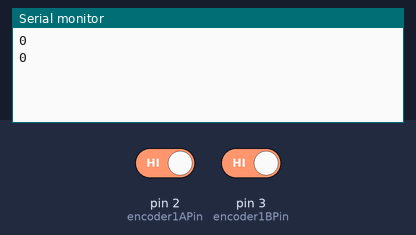
The sketch below on a simulated Arduino Nano, built with avr-gcc and run on an emulated ATmega328P. Parts: the last lines printed to the serial monitor. The inputs (shaded band) are chosen by the test bench; at power-on: pin 2 (encoder1APin) HIGH, pin 3 (encoder1BPin) HIGH.

Above: at 1.2 s.
1.3 s: pin 2 (encoder1APin) driven LOW
At 2.6 s:
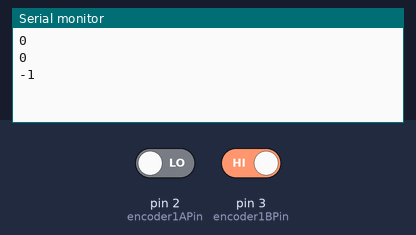
2.8 s: pin 2 (encoder1APin) driven HIGH
At 3.4 s:
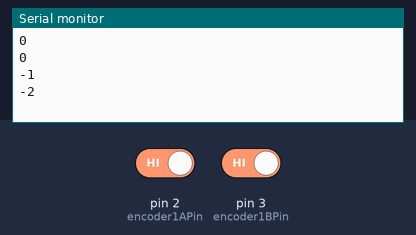
4.3 s: pin 3 (encoder1BPin) driven LOW
At 5.8 s:
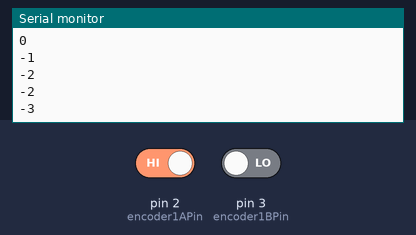
Timing chart, 0 to 7.3 s (numbered marks = the images above; inputs shaded):
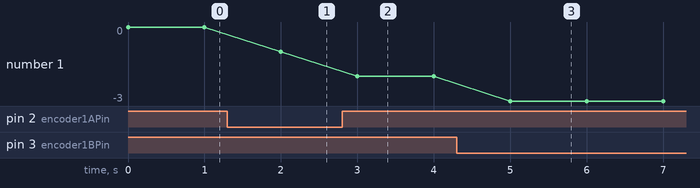

Measured:
- after the input at 1.3 s, the serial monitor: prints a new line after 0.70 s (image 1)
- after the input at 2.8 s, the serial monitor: prints a new line after 0.20 s (image 2)
- after the input at 4.3 s, the serial monitor: prints a new line after 0.70 s (image 3)
- plotted number 1: 0 → -1 after the input at 1.3 s, -1 → -2 after the input at 2.8 s, -2 → -3 after the input at 4.3 s

The sketch:

Motor_Functions.ino
```cpp
#include <AFMotor.h>
int H_Speed=120;
int L_Speed=180;

AF_DCMotor R_Motor(1);
AF_DCMotor L_Motor(3);

void brake(){
    R_Motor.setSpeed(0);
    L_Motor.setSpeed(0);
}

void forward(){
    R_Motor.setSpeed(H_Speed);
    L_Motor.setSpeed(H_Speed);
    R_Motor.run(FORWARD);
    L_Motor.run(FORWARD);

}

void backward(){
    R_Motor.setSpeed(L_Speed);
    L_Motor.setSpeed(L_Speed);
    R_Motor.run(BACKWARD);
    L_Motor.run(BACKWARD);
}

void turn_180(){
    R_Motor.setSpeed(L_Speed);
    L_Motor.setSpeed(0);
    R_Motor.run(FORWARD);

}

void turn_right(){
    R_Motor.setSpeed(L_Speed);
    L_Motor.setSpeed(L_Speed);
    R_Motor.run(FORWARD);
    L_Motor.run(BACKWARD);

}

void turn_left(){
    R_Motor.setSpeed(L_Speed);
    L_Motor.setSpeed(L_Speed);
    R_Motor.run(BACKWARD);
    L_Motor.run(FORWARD);

}
```

Encoder.ino
```cpp
#include <Arduino.h>

int encoder1APin = 2;
int encoder1BPin = 3;

volatile int lastEncoded = 0;
volatile long encoderValue = 0;

long lastencoderValue = 0;

int lastMSB = 0;
int lastLSB = 0;

void setup()
{
  Serial.begin (9600);

  pinMode(encoder1APin, INPUT);
  pinMode(encoder1BPin, INPUT);

  digitalWrite(encoder1APin, HIGH); //turn pullup resistor on
  digitalWrite(encoder1BPin, HIGH); //turn pullup resistor on

  //call updateEncoder() when any high/low changed seen
  //on interrupt 0 (pin 2), or interrupt 1 (pin 3)
  attachInterrupt(0, updateEncoder, CHANGE);
  attachInterrupt(1, updateEncoder, CHANGE);

}

void loop()
{

  Serial.println(encoderValue);
  delay(1000); //just here to slow down the output, and show it will work  even during a delay
}


void updateEncoder()
{
  int MSB = digitalRead(encoder1APin); //MSB = most significant bit
  int LSB = digitalRead(encoder1BPin); //LSB = least significant bit

  int encoded = (MSB << 1) |LSB; //converting the 2 pin value to single number
  int sum  = (lastEncoded << 2) | encoded; //adding it to the previous encoded value

  if(sum == 0b1101 || sum == 0b0100 || sum == 0b0010 || sum == 0b1011) encoderValue ++;
  if(sum == 0b1110 || sum == 0b0111 || sum == 0b0001 || sum == 0b1000) encoderValue --;

  lastEncoded = encoded; //store this value for next time
}
```
